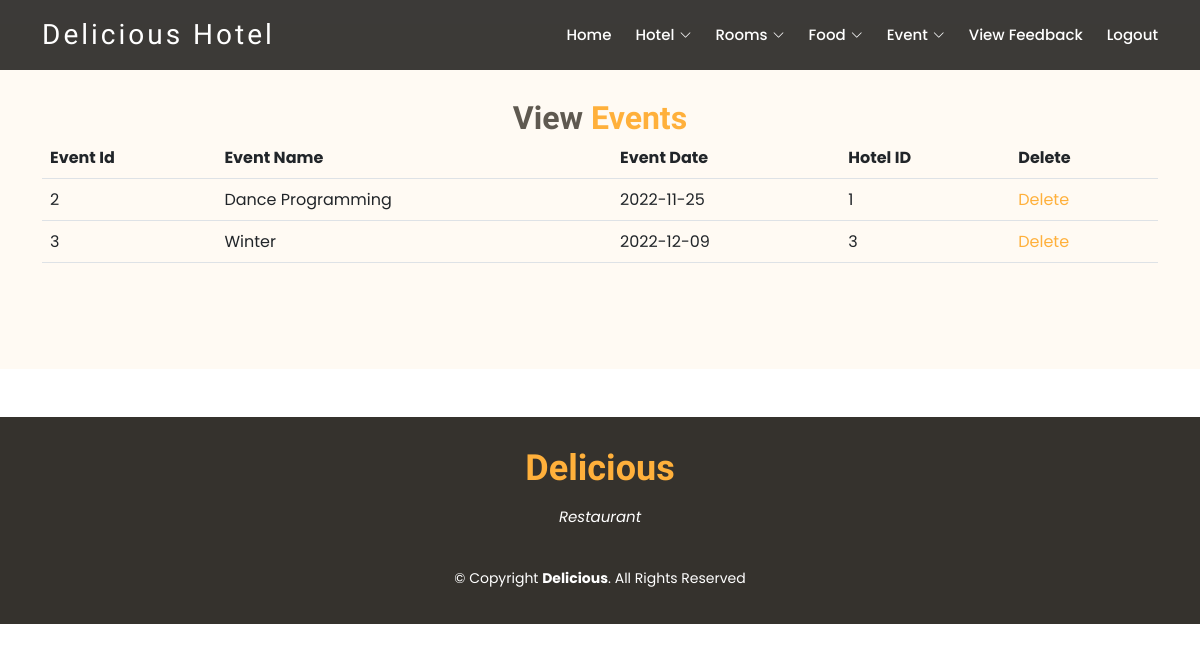
The page /ViewEvent.php on the database its author committed.
### tables this page shows
CREATE TABLE `event` (
  `eid` int(11) NOT NULL,
  `ename` varchar(40) NOT NULL,
  `edate` date NOT NULL,
  `hid` int(11) NOT NULL
);

### ViewEvent.php (the view, shortened to what this page needs)
<html>
<head>
  <link href=" assets/vendor/animate.css/animate.min.css  " rel="stylesheet">
  <link href=" assets/vendor/bootstrap/css/bootstrap.min.css  " rel="stylesheet">
  <link href=" assets/vendor/bootstrap-icons/bootstrap-icons.css  " rel="stylesheet">
  <link href=" assets/vendor/boxicons/css/boxicons.min.css  " rel="stylesheet">
  <link href=" assets/vendor/glightbox/css/glightbox.min.css  " rel="stylesheet">
  <link href=" assets/vendor/swiper/swiper-bundle.min.css  " rel="stylesheet">
  <link href=" assets/css/style.css  " rel="stylesheet">
</head>
<body>
    <header id="header" class="fixed-top d-flex align-items-center header-transparent">
        <div class="container-fluid container-xl d-flex align-items-center justify-content-between">
          <div class="logo me-auto">
            <h1><a href="index2.html">Delicious Hotel</a></h1>
          </div>
          <?php
             require_once "adminmenu.php";
          ?>
        </div>
      </header>
      <main id="main">
      <br>
      <section id="about" class="about">
  <?php
       require_once "connect.php";
       $sql = "SELECT * FROM event";
        $stmt = $conn->prepare($sql);
        $stmt->execute();
        $result = $stmt->get_result();
?>
    <div class="container">
      <div class="section-title">
        <h2>View <span>Events</span></h2>
           <table class="table table-border" >
            <tr>
                <th>Event Id</th>
                <th>Event Name</th>
                <th>Event Date</th>
                <th>Hotel ID</th>
                <th>Delete</th>
            </tr>
        <?php
     if ($result->num_rows > 0) {
    while ($row = $result->fetch_array()) {
        ?>
        <tr>
            <td><?php echo $row[0]; ?></td>
            <td><?php echo $row[1]; ?></td>
            <td><?php echo $row[2]; ?></td>
            <td><?php echo $row[3]; ?></td>
            <td><a href='deleteEvent.php?id=<?php echo $row[0]; ?>'>Delete</a></td>
        </tr>
<?php
    }
}
   ?>
            </table>
         </div>
    </div>
  </section>
  <div style="clear:both">
           <br><br>
    </div>
</main>
       <footer id="footer">
        <div class="container">
          <h3>Delicious</h3>
          <p>Restaurant</p>
          <div class="copyright">
            &copy; Copyright <strong><span>Delicious</span></strong>. All Rights Reserved
          </div>
        </div>
      </footer>
</body>
</html>

### assets/css/style.css (style rules this page uses)
body { font-family: "Poppins", sans-serif; color: #444444; }
a { text-decoration: none; color: #ffb03b; }
h1, h2, h3, h4, h5, h6 { font-family: "Satisfy", sans-serif; }
#header { top: 0px; height: 70px; z-index: 997; transition: all 0.5s; padding: 10px 0; background: rgba(26, 24, 22, 0.85); }
#header.header-transparent { background: rgba(26, 24, 22, 0.85); }
#header .logo h1 { font-size: 28px; margin: 0; line-height: 1; font-weight: 400; letter-spacing: 3px; }
#header .logo h1 a, #header .logo h1 a:hover { color: #fff; text-decoration: none; }
section { padding: 60px 0; }
.section-title { text-align: center; padding-bottom: 30px; }
.section-title h2 { margin: 15px 0 0 0; font-size: 32px; font-weight: 700; color: #5f5950; }
.section-title h2 span { color: #ffb03b; }
.about { background: #fffaf3; }
#footer { background: #35322d; color: #fff; font-size: 14px; text-align: center; padding: 30px 0; }
#footer h3 { font-size: 36px; font-weight: 700; color: #ffb03b; position: relative; padding: 0; margin: 0 0 15px 0; }
#footer p { font-size: 15; font-style: italic; padding: 0; margin: 0 0 40px 0; }
#footer .copyright { margin: 0 0 5px 0; }

### rows shown on the page
event: eid "2", ename "Dance Programming", edate "2022-11-25", hid "1"
event: eid "3", ename "Winter", edate "2022-12-09", hid "3"
